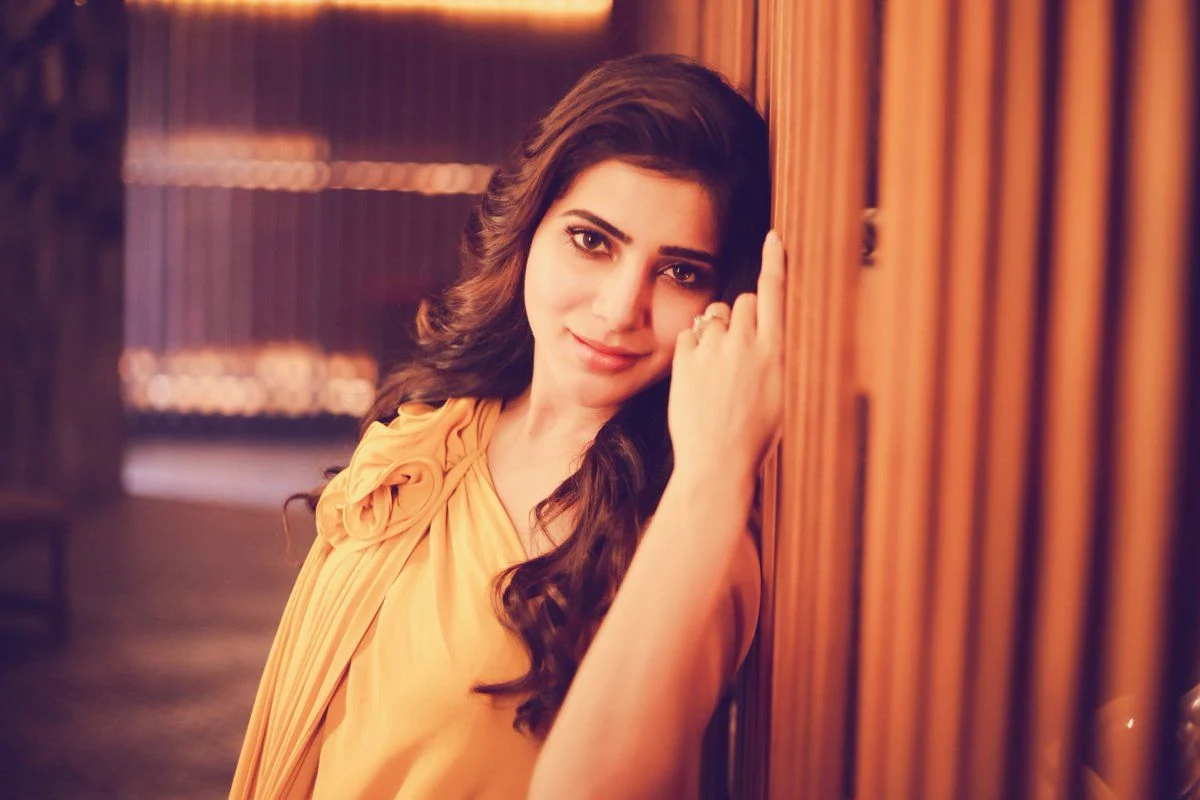
#> input picture samm.webp, 1200 x 800 px
$ jupyter execute 'dip ex9.ipynb'
#> lines starting #> are read from the running program, lines starting #| are printed output that depends on the picture; after the words box and inside, x2 and y2 are one past the last pixel; in counts of white or black regions, pixels touching at a corner belong together
[cell 1]
# Load the necessary packages:

import cv2
import matplotlib.pyplot as plt
import numpy as np

[cell 2]
# Read the Image and convert to grayscale:

image=cv2.imread("samm.webp")
#> image is the input picture: shape (800, 1200, 3); mean B, G, R 78.5, 89, 155.7
image1=cv2.cvtColor(image,cv2.COLOR_BGR2GRAY)

[cell 3]
# Use Global thresholding to segment the image:

ret, thresh1 = cv2.threshold(image1,100,220,cv2.THRESH_BINARY)
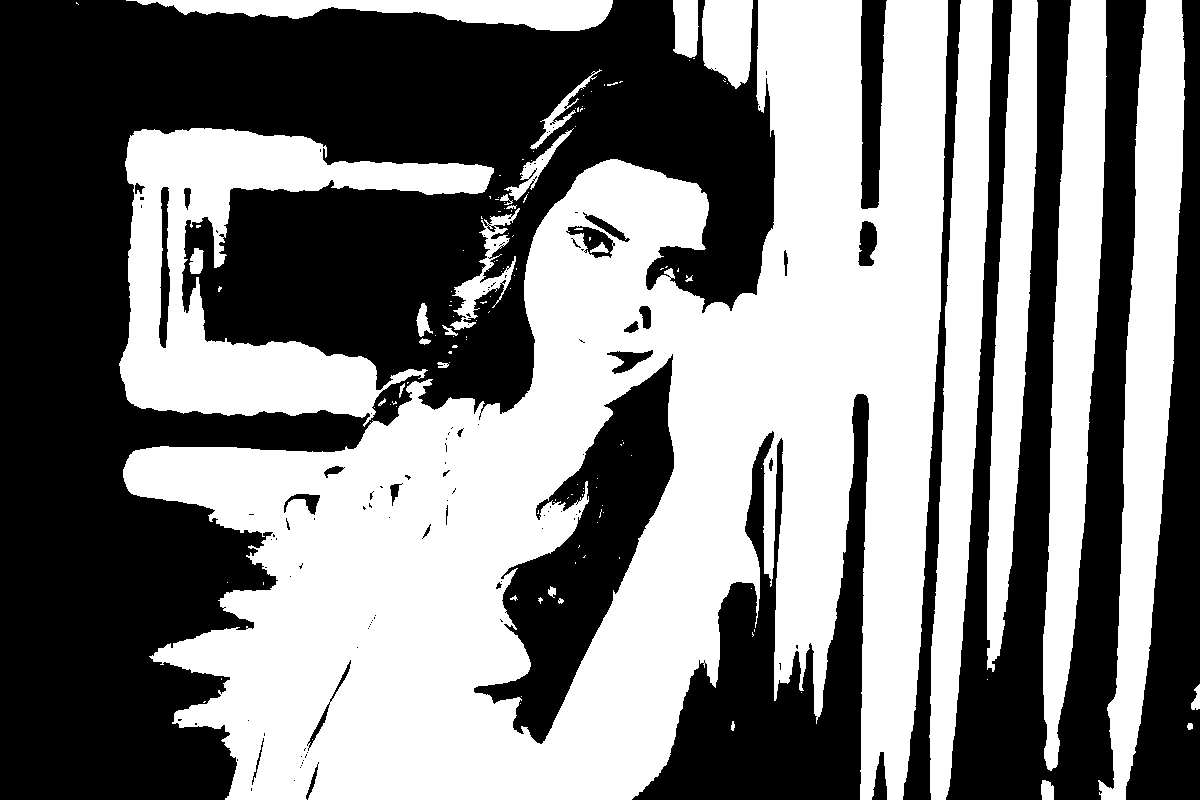
#> thresh1: shape (800, 1200); values 0 (black) and 220 (white), 50.2% white; 123 black regions (92 under 20 px), largest, box (x1, y1, x2, y2) and area: (0, 0, 775, 800) 293440, (946, 0, 1146, 800) 74587, (632, 394, 869, 800) 36572
ret, thresh2 = cv2.threshold(image1,90,160, cv2.THRESH_BINARY_INV)
#> thresh2: shape (800, 1200); values 0 (black) and 160 (white), 44.1% white; 134 white regions (100 under 20 px), largest, box (x1, y1, x2, y2) and area: (0, 0, 774, 800) 268985, (951, 0, 1069, 800) 35829, (645, 396, 868, 800) 29834
ret, thresh3 = cv2.threshold(image1,140,220,cv2.THRESH_TRUNC)
ret, thresh4 = cv2.threshold(image1,100,200,cv2.THRESH_TOZERO)
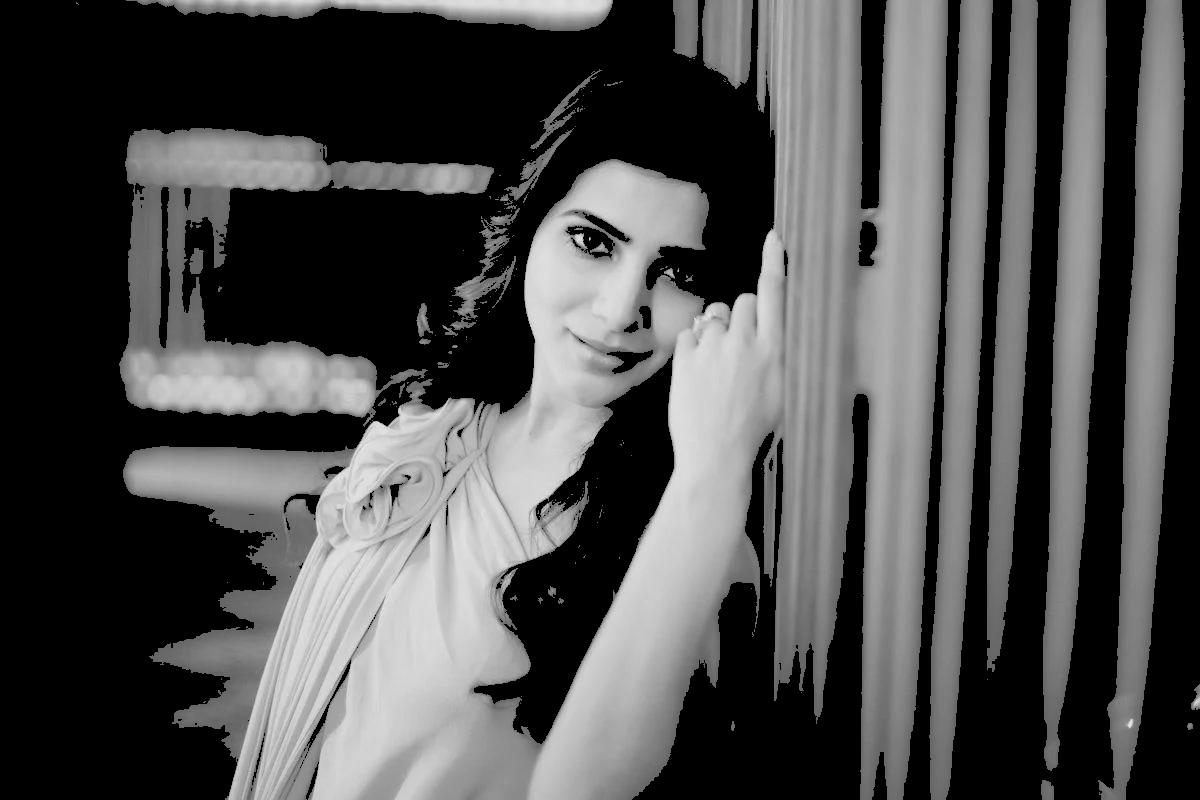
#> thresh4: shape (800, 1200); min 0, max 231, mean 77.2
ret, thresh5 = cv2.threshold(image1,225,270,cv2.THRESH_TOZERO_INV)

[cell 4]
# Use Adaptive thresholding to segment the image:

th1 = cv2.adaptiveThreshold(image1, 255, cv2.ADAPTIVE_THRESH_MEAN_C, cv2.THRESH_BINARY, 11, 3)
#> th1: shape (800, 1200); 84.2% white; 3223 black regions (2795 under 20 px), largest, box (x1, y1, x2, y2) and area: (512, 0, 778, 800) 9536, (957, 0, 1009, 787) 7871, (734, 0, 798, 800) 7561
th2 = cv2.adaptiveThreshold(image1, 255, cv2.ADAPTIVE_THRESH_GAUSSIAN_C, cv2.THRESH_BINARY, 11, 3)
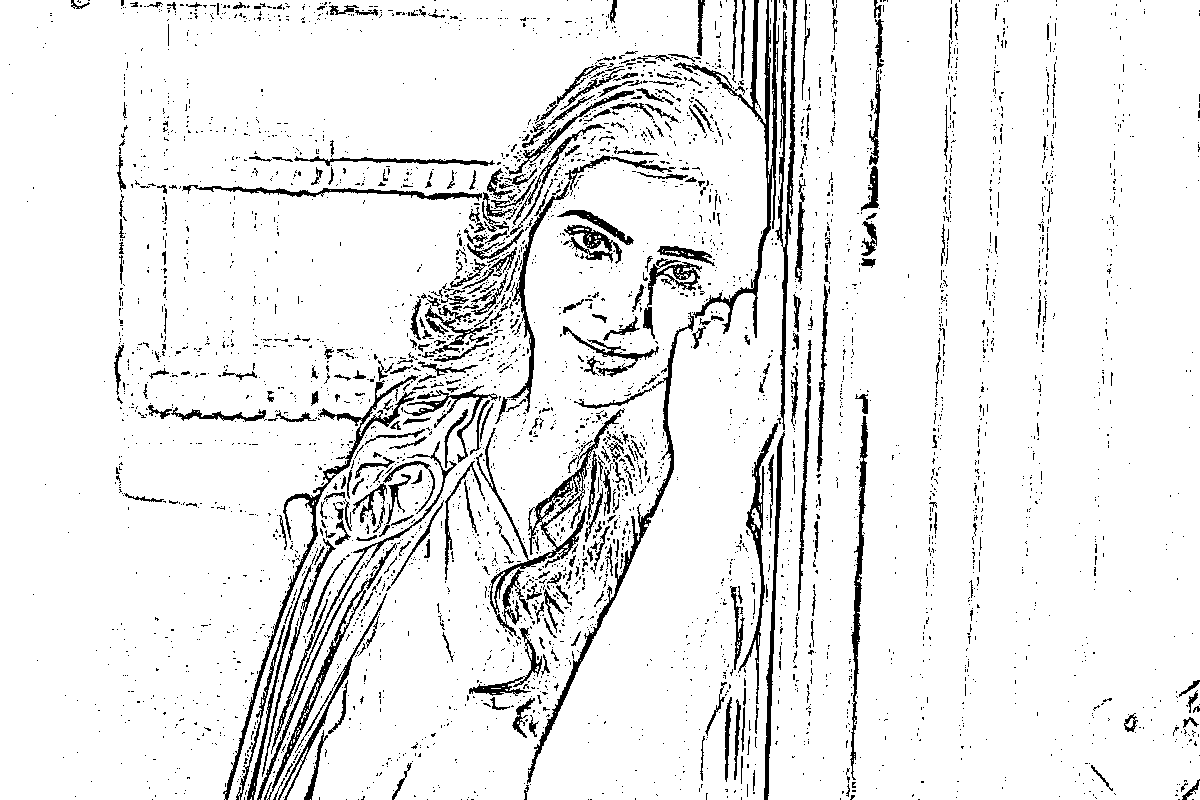
#> th2: shape (800, 1200); 91.9% white; 4050 black regions (3664 under 20 px), largest, box (x1, y1, x2, y2) and area: (673, 0, 779, 338) 3576, (476, 408, 625, 637) 3298, (223, 375, 418, 800) 2863

[cell 5]
# Use Otsu's method to segment the image:

ret2, th3 = cv2.threshold(image1, 150, 255, cv2.THRESH_BINARY+cv2.THRESH_OTSU)
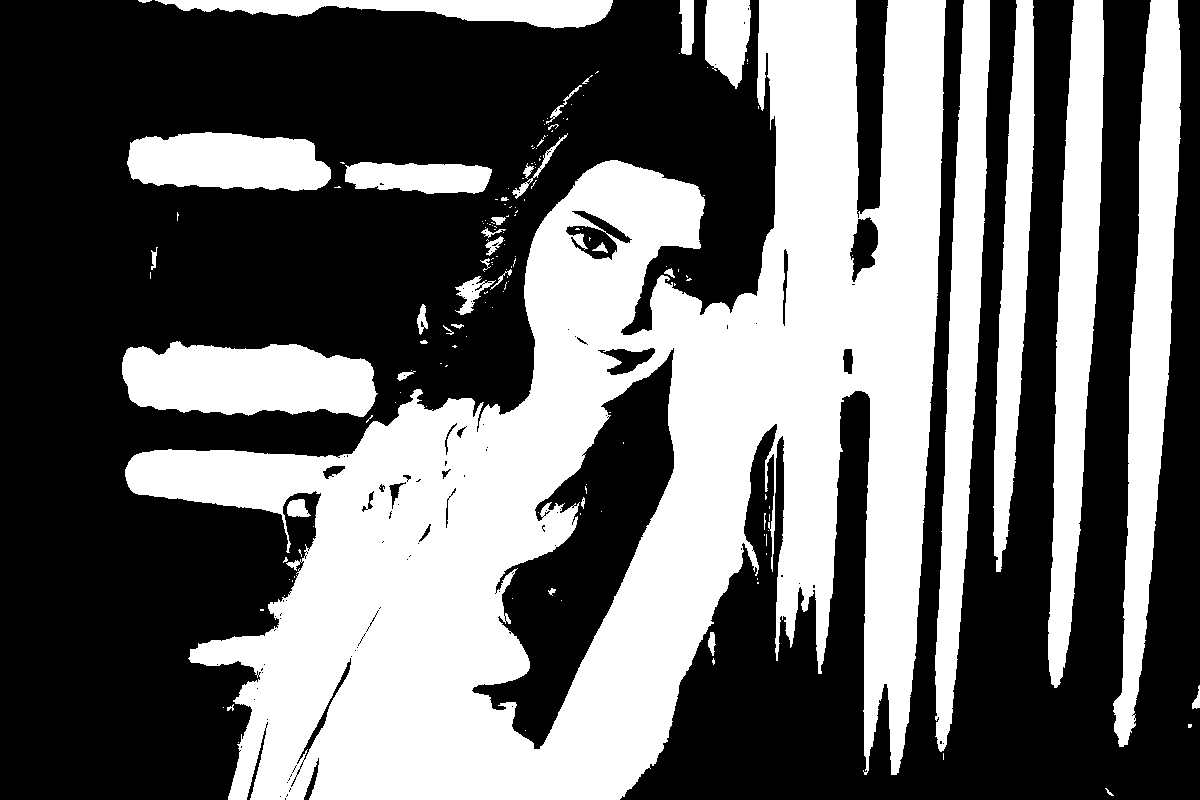
#> th3: shape (800, 1200); 42% white; 162 white regions (122 under 20 px), largest, box (x1, y1, x2, y2) and area: (125, 0, 946, 800) 282729, (1113, 0, 1181, 747) 23827, (1048, 0, 1104, 688) 21413
#> ret2 = 115

[cell 6]
# Display the results:

titles=["Gray Image","Threshold Image (Binary)","Threshold Image (Binary Inverse)","Threshold Image (Truncate)",
       "Threshold Image (To Zero)","Threshold Image (To Zero-Inverse)","Adaptive Threshold (Mean)","Adaptive Threshold (Gaussian)","Otsu"]
images=[image1,thresh1,thresh2,thresh3,thresh4,thresh5,th1,th2,th3]
for i in range(0,9):
    plt.figure(figsize=(10,10))
    plt.subplot(1,2,1)
    plt.title("Original Image")
    plt.imshow(image)
    plt.axis("off")
    plt.subplot(1,2,2)
    plt.title(titles[i])
    plt.imshow(cv2.cvtColor(images[i],cv2.COLOR_BGR2RGB))
    plt.axis("off")
    plt.show()
#> this loop made 9 passes
#> pass 2, `plt.show()`:
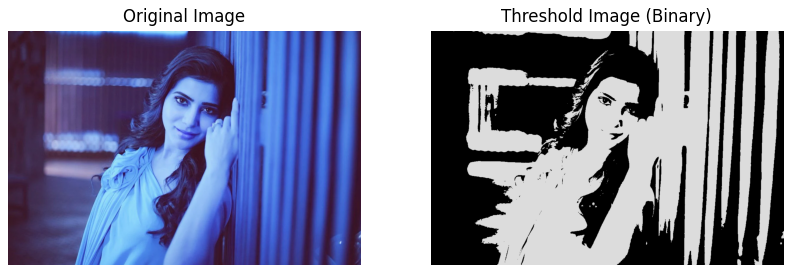
#> figure drawn by matplotlib, 2 panels; B, G, R data is drawn as R, G, B
